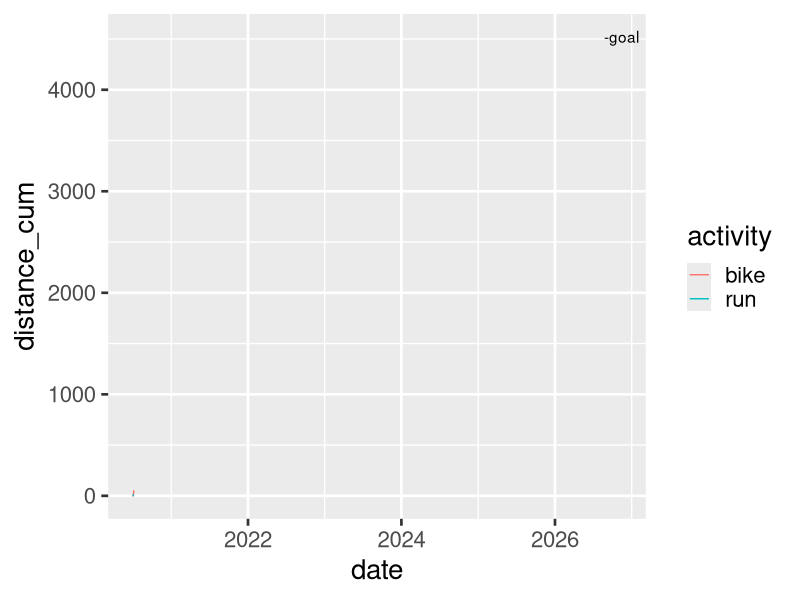

The R script that drew this image:
## ---- chunk 1
knitr::opts_chunk$set(
  comment = "#>",
  collapse = TRUE,
  warning = FALSE,
  message=FALSE,
  fig.width=8
)
## ---- chunk 2
# 175 miles per activity ofr 90 days = 1.944 miles per day
library(readr)
library(dplyr)
library(ggplot2)
x <- read_csv("data.csv")
x <- arrange(x, date) %>% 
  group_by(activity) %>% 
  mutate(distance_cum = cumsum(na.omit(distance_miles))) %>% 
  ungroup()
# x <- group_by(x, name, activity) %>% 
#   mutate(distance_cum = cumsum(distance_miles)) %>% 
#   ungroup()
## ---- chunk 3
ggplot(x, aes(date, distance_cum, color = activity)) +
  geom_line() + 
  annotate("text", x=Sys.Date(), y=1.944*as.integer((Sys.Date()-as.Date("2020-07-01"))), label="-goal") +
  theme_grey(base_size = 20)
  # facet_grid(rows = vars(name))
